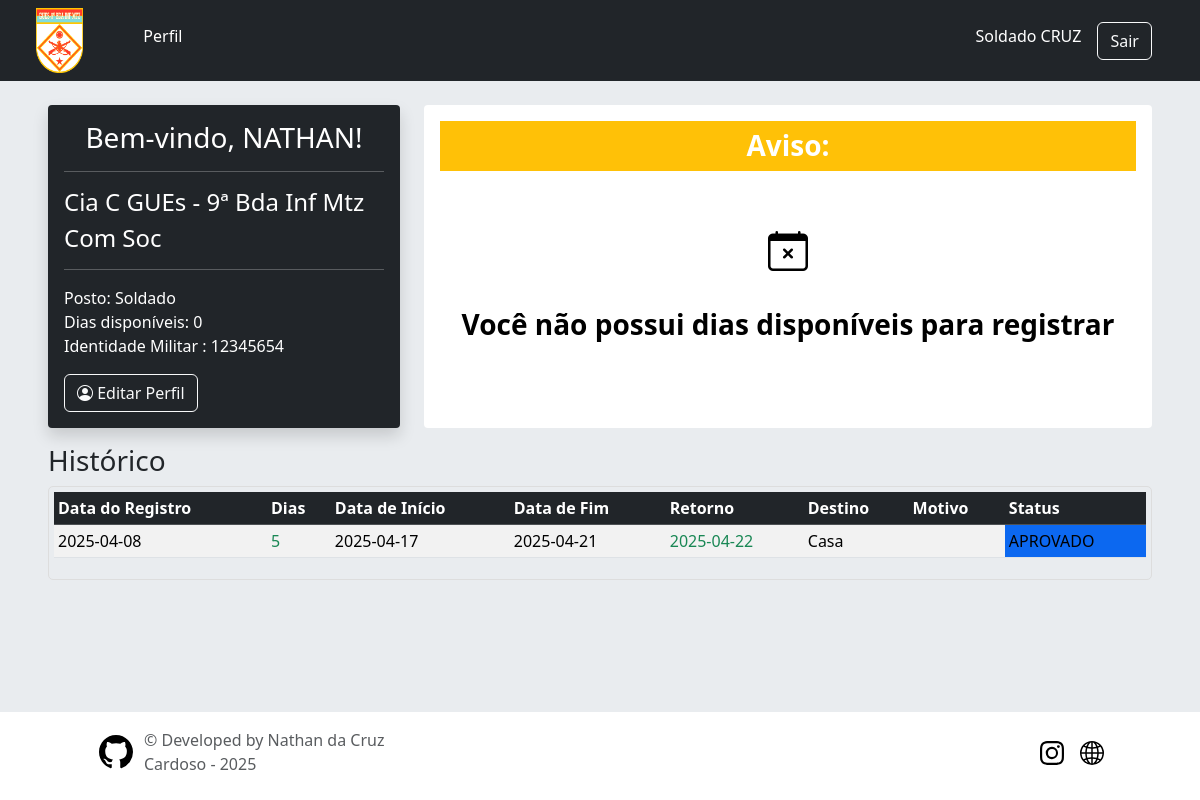
Screenshot of /user/ (signed in) with the database file from the repository.
### app/models/tables.py (models this page shows, shortened)
class Patente(db.Model):
    __tablename__ = 'patentes'
    id = db.Column(db.Integer, primary_key=True)
    abrev = db.Column(db.String(50), nullable=False)
    posto = db.Column(db.String(50), nullable=False)
    users = db.relationship("User",  back_populates='patente')

class User(db.Model, UserMixin):
    __tablename__ = "users"
    id = db.Column(db.Integer, primary_key=True, nullable=False)
    military_id = db.Column(db.String(30), unique=True, nullable=False)
    username = db.Column(db.String(30), nullable=False)
    password = db.Column(db.String(255), nullable=False)  # Aumentando o tamanho para suporte a hash
    nome_completo = db.Column(db.String(30), unique=True, nullable=False)
    nome_guerra = db.Column(db.String(30), nullable=False)
    data_nascimento = db.Column(db.Date, nullable=False)
    nivel = db.Column(db.Integer, nullable=False, default=0)
    dias_disp = db.Column(db.Integer, nullable=False)
    email = db.Column(db.String(30), unique=True, nullable=False)
    telefone = db.Column(db.String(30), unique=True, nullable=False)
    fg_secao_id = db.Column(db.Integer, db.ForeignKey('secoes.id'), nullable=False)
    fg_organization_id = db.Column(db.Integer, db.ForeignKey('organizacoes.id'), nullable=False)
    fg_patente_id = db.Column(db.Integer, db.ForeignKey('patentes.id'), nullable=False)
    patente = db.relationship("Patente",  back_populates='users')
    organizacao = db.relationship("Organizacao",  back_populates='users')
    secao = db.relationship("Secao",  back_populates='users')
    ferias = db.relationship("Vacation",  back_populates='user')

class Organizacao(db.Model):
    __tablename__ = 'organizacoes'
    id = db.Column(db.Integer, primary_key=True)
    abrev = db.Column(db.String(50), nullable=False)
    name = db.Column(db.String(100), nullable=False)
    users = db.relationship("User",  back_populates='organizacao')

class Secao(db.Model):
    __tablename__ = 'secoes'
    id = db.Column(db.Integer, primary_key=True)
    section = db.Column(db.String(50), nullable=False)
    email = db.Column(db.String(100), nullable=False)
    users = db.relationship("User",  back_populates='secao')

class Vacation(db.Model):
    __tablename__ = "vacations"
    id = db.Column(db.Integer, primary_key=True, nullable=False)
    data_inicio = db.Column(db.Date, nullable=False)
    data_fim = db.Column(db.Date, nullable=False)
    data_registro = db.Column(db.Date, nullable=False)
    data_retorno = db.Column(db.Date, nullable=False)
    destino = db.Column(db.String(30), nullable=False)
    motivo = db.Column(db.String(255))
    dias = db.Column(db.Integer, nullable=False)
    fg_users_id = db.Column(db.String(30), db.ForeignKey('users.military_id'), nullable=False)
    fg_states_id = db.Column(db.Integer, db.ForeignKey('states.id',ondelete='CASCADE'), nullable=False)
    user = db.relationship("User", back_populates='ferias')
    state = db.relationship("State", back_populates='ferias')

class State(db.Model):
    __tablename__ = 'states'
    id = db.Column(db.Integer, primary_key=True)
    abrev = db.Column(db.String(50), nullable=False)
    desc = db.Column(db.String(50), nullable=False)
    ferias = db.relationship("Vacation", back_populates='state')

### app/routes/user.py (the view, shortened to what this page needs)
@user_bp.route('/', methods=['GET', 'POST'])
def home():
    my_vacations = Vacation.query.filter_by(fg_users_id=current_user.military_id).order_by(Vacation.id.desc()).all()
    form = VacationForm()
    return render_template("user/home.html", form=form, ferias=my_vacations)

### app/controllers/home.py (called while the page is built)
@lm.user_loader
def load_user(user_id):
    return User.query.get(int(user_id))

### app/routes/user.py (called while the page is built)
@user_bp.before_request
@login_required
def require_login():
    pass

### app/templates/user/home.html (shortened to what this page needs)
{% extends 'layouts/base.html' %}
{% block content %}
<div class="row">
    <div class="col-lg-4">
        <div class="text-bg-dark bg-dark p-3 rounded-1 shadow">
            <h3 class="text-center">Bem-vindo, {{ current_user.nome_completo.split(' ')[0] }}!</h3>
            <hr>
            <h4>{{ current_user.organizacao.name }}</h4>
            <h4>{{ current_user.secao.section }}</h4>
            <hr>
            <p>
                Posto: {{ current_user.patente.posto }} <br>
                Dias disponíveis: {{ current_user.dias_disp }}<br>
                Identidade Militar : {{ current_user.military_id }}
            </p>
            <a href="{{ url_for('user.profile') }}" class="btn btn-outline-light"><i class="bi bi-person-circle"></i> Editar Perfil</a>
        </div>
    </div>
    <div class="col-lg-8 mt-lg-0 mt-2">
        <div class="bg-white p-3 rounded-1 h-100 ">
        {% if current_user.dias_disp > 0 %}
            <form action="{{ url_for('user.home') }}" method="post">
                {{ form.csrf_token }}
                <h1 class="h3 p-2">Registrar Ferias</h1>
                <hr>
                <div class="input-group">
                    {{ form.data_inicio.label(class="input-group-text") }}
                    {{ form.data_inicio(class="form-control", id="data-inicio") }}
                <p class="mx-2"></p>
                    {{ form.periodo.label(class="input-group-text") }}
                    {{ form.periodo(class="form-control", id="periodo") }}
                </div>
                <div class="input-group my-1 ">
                    <label for="destino" class="input-group-text">Destino</label>
                    {{ form.destino(class="form-control", id="destino") }}
                </div>
                <div class="input-group my-1 ">
                    {{ form.motivo.label(class="input-group-text") }}
                    {{ form.motivo(class="form-control", maxlength="250", style="resize: none;") }}
                </div>
                <div class="mb-3">
                    <span class="form-label text-danger" id="dias"></span>
                </div>
                <div class="">
                    {{ form.submit(class="btn btn-primary") }}
                </div>
                {% else %}
                <div class="text-center">
                    <h1 class="h3 p-2 text-bg-warning text-white"> <strong>Aviso:</strong></h1>
                    <h1 class="text-info text-black pt-lg-5 pt-3 h3"> <i class="bi bi-calendar-x h1"></i> <br> <br><strong> Você não possui dias disponíveis para registrar </strong></h1>
                </div>
                {% endif %}
        </div>
    </div>
    <div class="col-12 mt-3">
        <h3>Histórico</h3>
            <div style="max-height: 250px; overflow-y: auto; border: 1px solid #ddd; border-radius: 5px; padding: 5px;">
                <table class="table table-sm table-striped">
                    <thead class="table-dark">
                        <tr>
                            <th>Data do Registro</th>
                            <th>Dias</th>
                            <th>Data de Início</th>
                            <th>Data de Fim</th>
                            <th>Retorno</th>
                            <th>Destino</th>
                            <th>Motivo</th>
                            <th>Status</th>
                        </tr>
                    </thead>
                    <tbody>
                        {% for f in ferias %}
                        <tr>
                            <td>{{ f.data_registro }}</td>
                            <td class="text-success">{{ f.dias }}</td>
                            <td>{{ f.data_inicio }}</td>
                            <td>{{ f.data_fim }}</td>
                            <td class="text-success">{{ f.data_retorno }}</td>
                            <td>{{ f.destino }}</td>
                            <td>{{ f.motivo }}</td>
                            {% if f.state.id == 1 %}
                                <td class="bg-secondary">{{ f.state.desc }}</td>
                                {% elif f.state.id == 2 %}
                                <td class="bg-primary">{{ f.state.desc }}</td>
                                {% elif f.state.id == 3 %}
                                <td class="bg-danger">{{ f.state.desc }}</td>
                                {% elif f.state.id == 4 %}
                                <td class="bg-success">{{ f.state.desc }}</td>
                                {% elif f.state.id == 5 %}
                                <td class="bg-warning">{{ f.state.desc }}</td>
                                {% elif f.state.id == 6 %}
                                <td class="bg-secondary">{{ f.state.desc }}</td>
                                {% endif %}
                        </tr>
                        {% endfor %}
                    </tbody>
                </table>
            </div>
    </div>
</div>
{% endblock %}

### app/templates/layouts/base.html (shortened to what this page needs)
<!DOCTYPE html>
<html lang="pt-br">
<head>
    <link href="https://cdn.jsdelivr.net/npm/bootstrap@5/dist/css/bootstrap.min.css" rel="stylesheet">
    <link href="{{ url_for('static', filename = 'css/sticky-footer.css')}}" rel="stylesheet" >
    <link href="{{ url_for('static', filename = 'css/sign-in.css')}}" rel="stylesheet" >
    <link rel="stylesheet" href="https://cdn.jsdelivr.net/npm/bootstrap-icons@1/font/bootstrap-icons.css">
</head>
    <body class="d-flex flex-column min-vh-100">
            {% include "shared/header.html" %}
            {% include "shared/flashes.html" %}
            <div class="bg-body-secondary flex-grow-1 px-5 py-3">
            {% block content %}{% endblock %}
            </div>
            {% include "shared/footer.html" %}
    </body>
</html>

### app/templates/shared/header.html (shortened to what this page needs)
<header class="text-bg-dark shadow">
  <div class="container-fluid">
    <div class="row mx-3 align-items-center">
      <div class="col-1 p-2 order-1">
        <a href="http://www.9bdainfmtz.eb.mil.br/" class="bg-danger">
          <img class="bi" src="{{ url_for('static', filename='src/logo.png') }}" alt="" width="auto" height="65">
        </a>
      </div>
      {% if current_user.is_authenticated %}
      <div class="col-12 col-md-8 order-md-3 order-4 ">
        {% include 'layouts/navbar.html' %}
      </div>
      <div class="col-md-3 col-11 hstack order-3 accordion justify-content-end">
        <h6 class="me-3" role="search">{{ current_user.patente.posto + " " + current_user.nome_guerra }}</h6>
        <a href="{{ url_for('user.logout') }}" class="btn btn-outline-light me-2">Sair</a>
      </div>
      {% endif %}
    </div>
  </div>
</header>

### app/templates/layouts/navbar.html (shortened to what this page needs)
<ul class="nav nav-underline mb-2 justify-content-md-start justify-content-center pe-auto">
  <li><a href="{{ url_for('user.home') }}" class="nav-link ms-2 {% if request.endpoint == 'user.home' %}text-white{% else %}text-secondary{% endif %}">Perfil</a></li>
</ul>

### app/templates/shared/flashes.html (shortened to what this page needs)
{% with messages = get_flashed_messages(with_categories=True) %}
<div class=" bg-body-secondary p-1 m-0">
</div>
{% endwith %}

### app/templates/shared/footer.html (shortened to what this page needs)
<div class="container-fluid px-5">
  <footer class="d-flex flex-wrap justify-content-between align-items-center py-3 pb-4 px-5">
    <div class="col-md-4 d-flex align-items-center">
      <a href="https://github.com/NathanCruzOficial" class="mb-3 me-2 mb-md-0 text-body-secondary text-decoration-none lh-1">
        <svg class="bi" width="40" height="34"><use xlink:href="#github"/></svg>
      </a>
      <span class="mb-3 mb-md-0 text-body-secondary">&copy; Developed by Nathan da Cruz Cardoso - 2025</span>
    </div>
    <ul class="nav col-md-4 justify-content-end list-unstyled d-flex">
      <li class="ms-3"><a class="text-body-secondary" href="https://www.instagram.com/9bdainfmtz_exercito/"><svg class="bi" width="24" height="24"><use xlink:href="#instagram"/></svg></a></li>
      <li class="ms-3"><a class="text-body-secondary" href="http://www.9bdainfmtz.eb.mil.br/"><svg class="bi" width="24" height="24"><use xlink:href="#site"/></svg></a></li>
    </ul>
  </footer>
</div>

### app/static/css/sign-in.css (style rules this page uses)
html, body { height: 100%; }

### rows the page displays
Patente: patente "Soldado CRUZ", patente.posto "Soldado"
User: nome_completo "NATHAN", dias_disp "0", military_id "12345654"
Organizacao: organizacao.name "Cia C GUEs - 9ª Bda Inf Mtz"
Secao: secao.section "Com Soc"
Vacation: data_registro "2025-04-08", dias "5", data_inicio "2025-04-17", data_fim "2025-04-21", data_retorno "2025-04-22", destino "Casa", state.desc "APROVADO"
